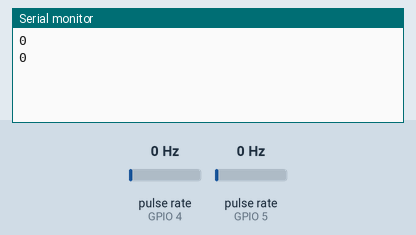
A sketch run on a simulated ESP32. Shown: the last lines printed to the serial monitor. Wiring (inferred from the names in the program): 2 × pulse sensor: data GPIO 4 / data GPIO 5. The test bench sets the inputs (shaded band); at power-on: pulse rate (sensors on GPIO 4, GPIO 5) 0 Hz.

Above: at 1.2 s.
1.3 s: pulse rate (sensor on GPIO 4) set to 4 Hz
At 2.6 s:
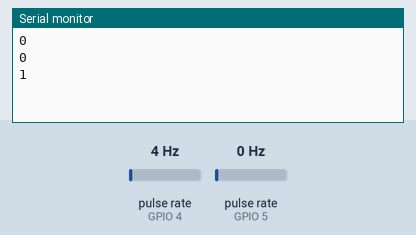
2.8 s: pulse rate (sensor on GPIO 5) set to 4 Hz
At 3.3 s:
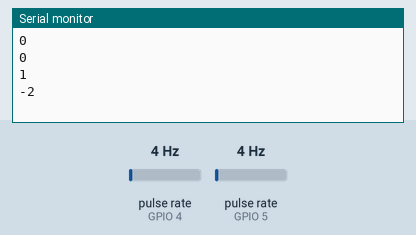
4.3 s: pulse rate (sensor on GPIO 4) set to 50 Hz
At 5.6 s:
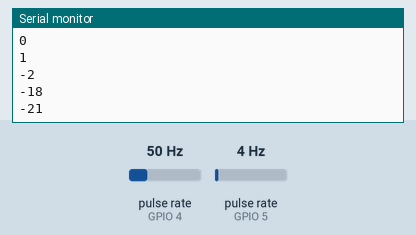
5.8 s: pulse rate (sensor on GPIO 5) set to 50 Hz
At 6.8 s:
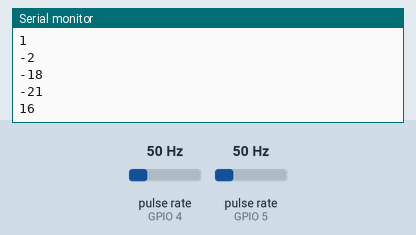
Timing chart, 0 to 8.3 s (numbered marks = the images above; inputs shaded):
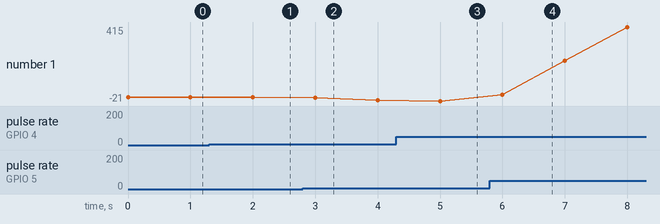

The sketch:

Encoder_X.ino
```cpp
int encoder_Pin_1 = 4;
int encoder_Pin_2 = 5;

volatile int lastEncoded = 0;
volatile long encoderValue = 0;

long lastencoderValue = 0;

int lastMSB = 0;
int lastLSB = 0;

// Function prototype
void IRAM_ATTR updateEncoder();

void setup()
{
  Serial.begin (9600);

  pinMode(encoder_Pin_1, INPUT_PULLUP);
  pinMode(encoder_Pin_2, INPUT_PULLUP);

  //call updateEncoder() when any high/low change is seen
  //on the encoder pins
  attachInterrupt(digitalPinToInterrupt(encoder_Pin_1), updateEncoder, CHANGE);
  attachInterrupt(digitalPinToInterrupt(encoder_Pin_2), updateEncoder, CHANGE);
}

void loop()
{
  Serial.println(encoderValue);
  delay(1000); //just here to slow down the output, and show it will work even during a delay
}

void IRAM_ATTR updateEncoder()
{
  int MSB = digitalRead(encoder_Pin_1); //MSB = most significant bit
  int LSB = digitalRead(encoder_Pin_2); //LSB = least significant bit

  int encoded = (MSB << 1) | LSB; //converting the 2 pin value to single number
  int sum  = (lastEncoded << 2) | encoded; //adding it to the previous encoded value

  if(sum == 0b1101 || sum == 0b0100 || sum == 0b0010 || sum == 0b1011) encoderValue ++;
  if(sum == 0b1110 || sum == 0b0111 || sum == 0b0001 || sum == 0b1000) encoderValue --;

  lastEncoded = encoded; //store this value for next time
}
```

Measured:
- after the input at 1.3 s, the serial monitor: prints a new line after 0.70 s (image 1)
- after the input at 2.8 s, the serial monitor: prints a new line after 0.20 s (image 2)
- after the input at 4.3 s, the serial monitor: prints a new line after 0.70 s (image 3)
- after the input at 5.8 s, the serial monitor: prints a new line after 0.20 s (image 4)
- plotted number 1: 0 → 1 after the input at 1.3 s, 1 → -18 after the input at 2.8 s, -18 → -21 after the input at 4.3 s, -21 → 415 after the input at 5.8 s
